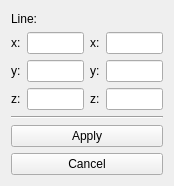
<?xml version="1.0" encoding="UTF-8"?>
<ui version="4.0">
 <class>Form</class>
 <widget class="QWidget" name="Form">
  <property name="geometry">
   <rect>
    <x>0</x>
    <y>0</y>
    <width>174</width>
    <height>186</height>
   </rect>
  </property>
  <property name="windowTitle">
   <string>Form</string>
  </property>
  <layout class="QVBoxLayout" name="verticalLayout">
   <item>
    <widget class="QLabel" name="label_7">
     <property name="text">
      <string>Line:</string>
     </property>
    </widget>
   </item>
   <item>
    <layout class="QHBoxLayout" name="create_line_layout">
     <item>
      <layout class="QVBoxLayout" name="verticalLayout_point1">
       <item>
        <layout class="QHBoxLayout" name="horizontalLayout">
         <item>
          <widget class="QLabel" name="label">
           <property name="text">
            <string>x:</string>
           </property>
          </widget>
         </item>
         <item>
          <widget class="QLineEdit" name="input_x_1"/>
         </item>
        </layout>
       </item>
       <item>
        <layout class="QHBoxLayout" name="horizontalLayout_2">
         <item>
          <widget class="QLabel" name="label_2">
           <property name="text">
            <string>y:</string>
           </property>
          </widget>
         </item>
         <item>
          <widget class="QLineEdit" name="input_y_1"/>
         </item>
        </layout>
       </item>
       <item>
        <layout class="QHBoxLayout" name="horizontalLayout_3">
         <item>
          <widget class="QLabel" name="label_3">
           <property name="text">
            <string>z:</string>
           </property>
          </widget>
         </item>
         <item>
          <widget class="QLineEdit" name="input_z_1"/>
         </item>
        </layout>
       </item>
      </layout>
     </item>
     <item>
      <layout class="QVBoxLayout" name="verticalLayout_point2">
       <item>
        <layout class="QHBoxLayout" name="horizontalLayout_5">
         <item>
          <widget class="QLabel" name="label_4">
           <property name="text">
            <string>x:</string>
           </property>
          </widget>
         </item>
         <item>
          <widget class="QLineEdit" name="input_x_2"/>
         </item>
        </layout>
       </item>
       <item>
        <layout class="QHBoxLayout" name="horizontalLayout_6">
         <item>
          <widget class="QLabel" name="label_5">
           <property name="text">
            <string>y:</string>
           </property>
          </widget>
         </item>
         <item>
          <widget class="QLineEdit" name="input_y_2"/>
         </item>
        </layout>
       </item>
       <item>
        <layout class="QHBoxLayout" name="horizontalLayout_7">
         <item>
          <widget class="QLabel" name="label_6">
           <property name="text">
            <string>z:</string>
           </property>
          </widget>
         </item>
         <item>
          <widget class="QLineEdit" name="input_z_2"/>
         </item>
        </layout>
       </item>
      </layout>
     </item>
    </layout>
   </item>
   <item>
    <widget class="Line" name="line">
     <property name="orientation">
      <enum>Qt::Horizontal</enum>
     </property>
    </widget>
   </item>
   <item>
    <widget class="QPushButton" name="applyButton">
     <property name="text">
      <string>Apply</string>
     </property>
    </widget>
   </item>
   <item>
    <widget class="QPushButton" name="cancelButton">
     <property name="text">
      <string>Cancel</string>
     </property>
    </widget>
   </item>
  </layout>
 </widget>
 <resources/>
 <connections/>
</ui>
